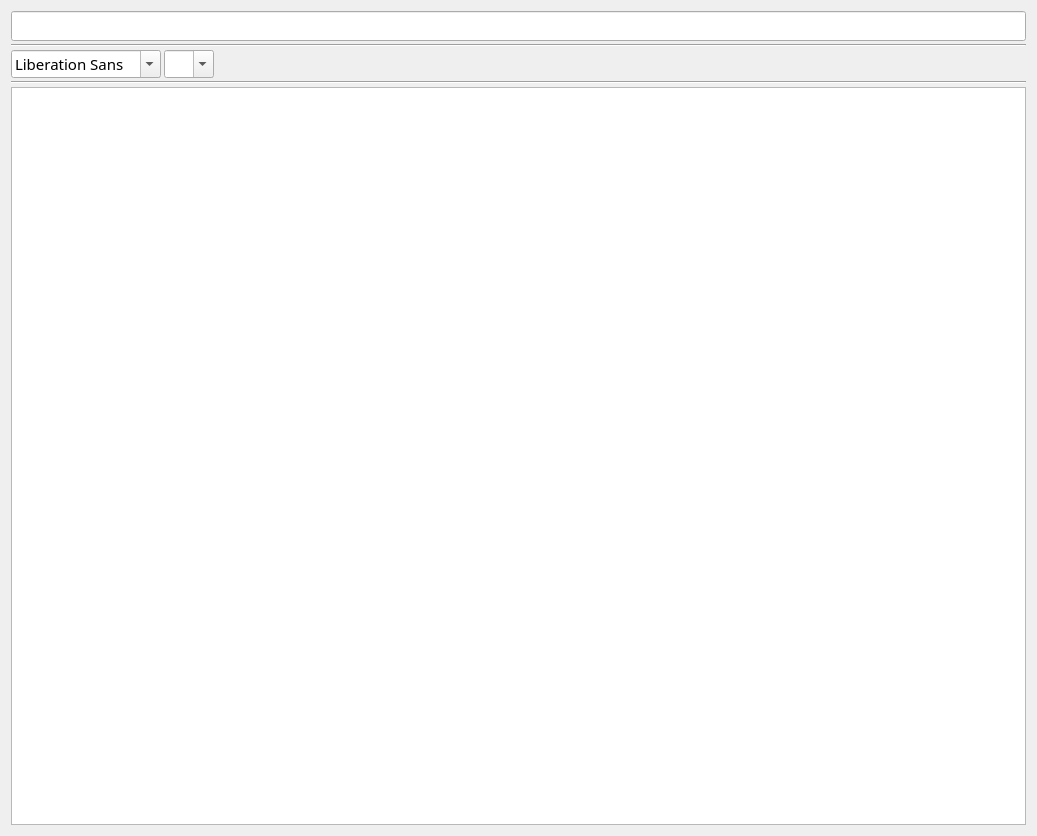
<?xml version="1.0" encoding="UTF-8"?>
<ui version="4.0">
 <class>NoteEditWindow</class>
 <widget class="QWidget" name="NoteEditWindow">
  <property name="geometry">
   <rect>
    <x>0</x>
    <y>0</y>
    <width>1037</width>
    <height>836</height>
   </rect>
  </property>
  <property name="windowTitle">
   <string>Form</string>
  </property>
  <layout class="QVBoxLayout" name="verticalLayout">
   <item>
    <layout class="QVBoxLayout" name="verticalLayout_2">
     <property name="spacing">
      <number>3</number>
     </property>
     <item>
      <widget class="FramelessLineEdit" name="editTitle">
       <property name="minimumSize">
        <size>
         <width>0</width>
         <height>30</height>
        </size>
       </property>
       <property name="maximumSize">
        <size>
         <width>16777215</width>
         <height>30</height>
        </size>
       </property>
       <property name="baseSize">
        <size>
         <width>0</width>
         <height>30</height>
        </size>
       </property>
       <property name="font">
        <font>
         <family>微软雅黑</family>
         <pointsize>10</pointsize>
        </font>
       </property>
      </widget>
     </item>
     <item>
      <widget class="QFrame" name="frame">
       <property name="minimumSize">
        <size>
         <width>0</width>
         <height>0</height>
        </size>
       </property>
       <property name="maximumSize">
        <size>
         <width>16777215</width>
         <height>16777215</height>
        </size>
       </property>
       <property name="baseSize">
        <size>
         <width>10</width>
         <height>1</height>
        </size>
       </property>
       <property name="frameShape">
        <enum>QFrame::HLine</enum>
       </property>
       <property name="frameShadow">
        <enum>QFrame::Sunken</enum>
       </property>
       <property name="lineWidth">
        <number>1</number>
       </property>
      </widget>
     </item>
     <item>
      <layout class="QHBoxLayout" name="horizontalLayout_3">
       <property name="spacing">
        <number>3</number>
       </property>
       <item>
        <widget class="FontComboBox" name="font_comboBox">
         <property name="sizePolicy">
          <sizepolicy hsizetype="Fixed" vsizetype="Fixed">
           <horstretch>0</horstretch>
           <verstretch>0</verstretch>
          </sizepolicy>
         </property>
         <property name="minimumSize">
          <size>
           <width>0</width>
           <height>28</height>
          </size>
         </property>
         <property name="maximumSize">
          <size>
           <width>150</width>
           <height>28</height>
          </size>
         </property>
         <property name="font">
          <font>
           <family>微软雅黑 Light</family>
           <pointsize>11</pointsize>
          </font>
         </property>
         <property name="editable">
          <bool>true</bool>
         </property>
         <property name="maxVisibleItems">
          <number>30</number>
         </property>
         <property name="iconSize">
          <size>
           <width>0</width>
           <height>0</height>
          </size>
         </property>
        </widget>
       </item>
       <item>
        <widget class="FontComboSizeBox" name="fontsize_comboBox">
         <property name="sizePolicy">
          <sizepolicy hsizetype="Fixed" vsizetype="Fixed">
           <horstretch>0</horstretch>
           <verstretch>0</verstretch>
          </sizepolicy>
         </property>
         <property name="minimumSize">
          <size>
           <width>50</width>
           <height>28</height>
          </size>
         </property>
         <property name="maximumSize">
          <size>
           <width>50</width>
           <height>28</height>
          </size>
         </property>
         <property name="font">
          <font>
           <family>Calibri</family>
           <pointsize>13</pointsize>
           <kerning>false</kerning>
          </font>
         </property>
         <property name="editable">
          <bool>true</bool>
         </property>
         <property name="maxVisibleItems">
          <number>30</number>
         </property>
        </widget>
       </item>
       <item>
        <widget class="FontColorComboBox" name="fontcolor" native="true"/>
       </item>
       <item>
        <widget class="ToolButton" name="bold" native="true">
         <property name="text" stdset="0">
          <string>PushButton</string>
         </property>
        </widget>
       </item>
       <item>
        <widget class="ToolButton" name="italic" native="true">
         <property name="text" stdset="0">
          <string>PushButton</string>
         </property>
        </widget>
       </item>
       <item>
        <widget class="ToolButton" name="underline" native="true">
         <property name="text" stdset="0">
          <string>PushButton</string>
         </property>
        </widget>
       </item>
       <item>
        <widget class="ToolButton" name="highlight" native="true">
         <property name="text" stdset="0">
          <string>PushButton</string>
         </property>
        </widget>
       </item>
       <item>
        <widget class="ToolButton" name="codeblock" native="true">
         <property name="text" stdset="0">
          <string>PushButton</string>
         </property>
        </widget>
       </item>
       <item>
        <widget class="SeperateVLine" name="vline"/>
       </item>
       <item>
        <widget class="ToolButton" name="item_symbol" native="true"/>
       </item>
       <item>
        <widget class="ToolButton" name="item_id" native="true"/>
       </item>
       <item>
        <widget class="MenuButton" name="alignment" native="true"/>
       </item>
       <item>
        <widget class="SeperateVLine" name="vline2"/>
       </item>
       <item>
        <widget class="ToolButton" name="attachment" native="true"/>
       </item>
       <item>
        <widget class="ToolButton" name="photo" native="true"/>
       </item>
       <item>
        <spacer name="horizontalSpacer">
         <property name="orientation">
          <enum>Qt::Horizontal</enum>
         </property>
         <property name="sizeHint" stdset="0">
          <size>
           <width>40</width>
           <height>20</height>
          </size>
         </property>
        </spacer>
       </item>
      </layout>
     </item>
     <item>
      <widget class="QFrame" name="frame2">
       <property name="minimumSize">
        <size>
         <width>0</width>
         <height>0</height>
        </size>
       </property>
       <property name="maximumSize">
        <size>
         <width>16777215</width>
         <height>16777215</height>
        </size>
       </property>
       <property name="baseSize">
        <size>
         <width>10</width>
         <height>1</height>
        </size>
       </property>
       <property name="frameShape">
        <enum>QFrame::HLine</enum>
       </property>
       <property name="frameShadow">
        <enum>QFrame::Sunken</enum>
       </property>
       <property name="lineWidth">
        <number>1</number>
       </property>
      </widget>
     </item>
     <item>
      <widget class="QTextEdit" name="textEdit"/>
     </item>
    </layout>
   </item>
  </layout>
 </widget>
 <customwidgets>
  <customwidget>
   <class>FramelessLineEdit</class>
   <extends>QLineEdit</extends>
   <header>FramelessLineEdit.h</header>
  </customwidget>
  <customwidget>
   <class>FontComboSizeBox</class>
   <extends>QComboBox</extends>
   <header>fontsize_combobox.h</header>
  </customwidget>
  <customwidget>
   <class>FontComboBox</class>
   <extends>QFontComboBox</extends>
   <header>font_combobox.h</header>
  </customwidget>
  <customwidget>
   <class>ToolButton</class>
   <extends>QWidget</extends>
   <header>comctrl/toolbutton.h</header>
  </customwidget>
  <customwidget>
   <class>MenuButton</class>
   <extends>QWidget</extends>
   <header>comctrl/menubutton.h</header>
  </customwidget>
  <customwidget>
   <class>SeperateVLine</class>
   <extends>QFrame</extends>
   <header>SeperateLine.h</header>
   <container>1</container>
  </customwidget>
  <customwidget>
   <class>FontColorComboBox</class>
   <extends>MenuButton</extends>
   <header>FontColorComboBox.h</header>
  </customwidget>
  <customwidget>
   <class>ColorTableView</class>
   <extends>QAbstractItemView</extends>
   <header>colortableview.h</header>
  </customwidget>
  <customwidget>
   <class>ColorGallery</class>
   <extends>QWidget</extends>
   <header>colorgallery.h</header>
  </customwidget>
 </customwidgets>
 <resources/>
 <connections/>
</ui>
